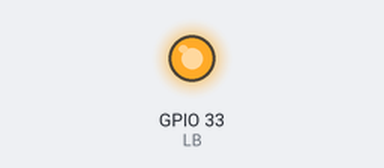
Bench run of a sketch on a simulated ESP32. On the bench: output pins drawn as LEDs (lit = HIGH). The camera gives no picture; what the sketch prints to the serial monitor is not drawn.

Above: at 0.1 s.
At 1.3 s:
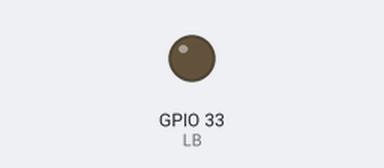
Timing chart, 0 to 2.8 s (numbered marks = the images above):
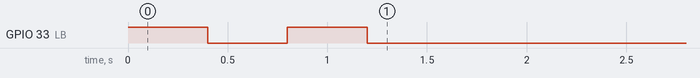

The sketch:

TM_Uploader.ino
```cpp
// (licence header left out)
#include "esp_camera.h"

#define PWDN_GPIO_NUM     32
#define RESET_GPIO_NUM    -1
#define XCLK_GPIO_NUM      0
#define SIOD_GPIO_NUM     26
#define SIOC_GPIO_NUM     27
#define Y9_GPIO_NUM       35
#define Y8_GPIO_NUM       34
#define Y7_GPIO_NUM       39
#define Y6_GPIO_NUM       36
#define Y5_GPIO_NUM       21
#define Y4_GPIO_NUM       19
#define Y3_GPIO_NUM       18
#define Y2_GPIO_NUM        5
#define VSYNC_GPIO_NUM    25
#define HREF_GPIO_NUM     23
#define PCLK_GPIO_NUM     22
#define LB 33


const int kNumCols = 96;
const int kNumRows = 96;
const int kNumChannels = 1;
const int bytesPerFrame = kNumCols * kNumRows;
uint8_t data[kNumCols * kNumRows * kNumChannels];
camera_fb_t * fb = NULL;
camera_config_t config;

// Get an image from the camera module
boolean GetImage(int image_width,
                 int image_height, int channels, uint8_t* image_data) {
  static bool g_is_camera_initialized = false;

  if (!g_is_camera_initialized) {
    esp_err_t err = esp_camera_init(&config);
  if (err != ESP_OK) {
    Serial.printf("Camera init failed with error 0x%x", err);
    return false;
  }
    g_is_camera_initialized = true;
  }

fb = esp_camera_fb_get();

    // Trimming Image
    int post = 0;
    int startx = (fb->width - kNumCols) / 2;
    int starty = (fb->height - kNumRows) / 2;
    for (int y = 0; y < kNumRows; y++) {
      for (int x = 0; x < kNumCols; x++) {
        int getPos = (starty + y) * fb->width + startx + x;
        image_data[post] = fb->buf[getPos];
        post++;
      }
    }

esp_camera_fb_return(fb);
  return true;
}


void setup() {
  pinMode(LB, OUTPUT);
      digitalWrite(LB, HIGH);   // turn the LED on (HIGH is the voltage level)
    delay(400);                       // wait for a second
    digitalWrite(LB, LOW);    // turn the LED off by making the voltage LOW
    delay(400);                       // wait for a second
      digitalWrite(LB, HIGH);   // turn the LED on (HIGH is the voltage level)
    delay(400);                       // wait for a second
    digitalWrite(LB, LOW);    // turn the LED off by making the voltage LOW
    delay(400);                       // wait for a second

  Serial.begin(9600);
  while (!Serial);

  config.ledc_channel = LEDC_CHANNEL_0;
  config.ledc_timer = LEDC_TIMER_0;
  config.pin_d0 = Y2_GPIO_NUM;
  config.pin_d1 = Y3_GPIO_NUM;
  config.pin_d2 = Y4_GPIO_NUM;
  config.pin_d3 = Y5_GPIO_NUM;
  config.pin_d4 = Y6_GPIO_NUM;
  config.pin_d5 = Y7_GPIO_NUM;
  config.pin_d6 = Y8_GPIO_NUM;
  config.pin_d7 = Y9_GPIO_NUM;
  config.pin_xclk = XCLK_GPIO_NUM;
  config.pin_pclk = PCLK_GPIO_NUM;
  config.pin_vsync = VSYNC_GPIO_NUM;
  config.pin_href = HREF_GPIO_NUM;
  config.pin_sscb_sda = SIOD_GPIO_NUM;
  config.pin_sscb_scl = SIOC_GPIO_NUM;
  config.pin_pwdn = PWDN_GPIO_NUM;
  config.pin_reset = RESET_GPIO_NUM;
  config.xclk_freq_hz = 20000000;
  config.pixel_format =  PIXFORMAT_GRAYSCALE;
  config.frame_size = FRAMESIZE_QQVGA;
  config.jpeg_quality = 10;
  config.fb_count = 1;

}


void flushCap() {
  for (int i = 0; i < kNumCols * kNumRows * kNumChannels; i++) {
    data[i] = 0;
  }
}

void loop() {
//  Serial.println(000"creating image");
  GetImage(kNumCols, kNumRows, kNumChannels, data);
//  Serial.println("got image");
  Serial.write(data, bytesPerFrame);
//  flushCap();
}
```
